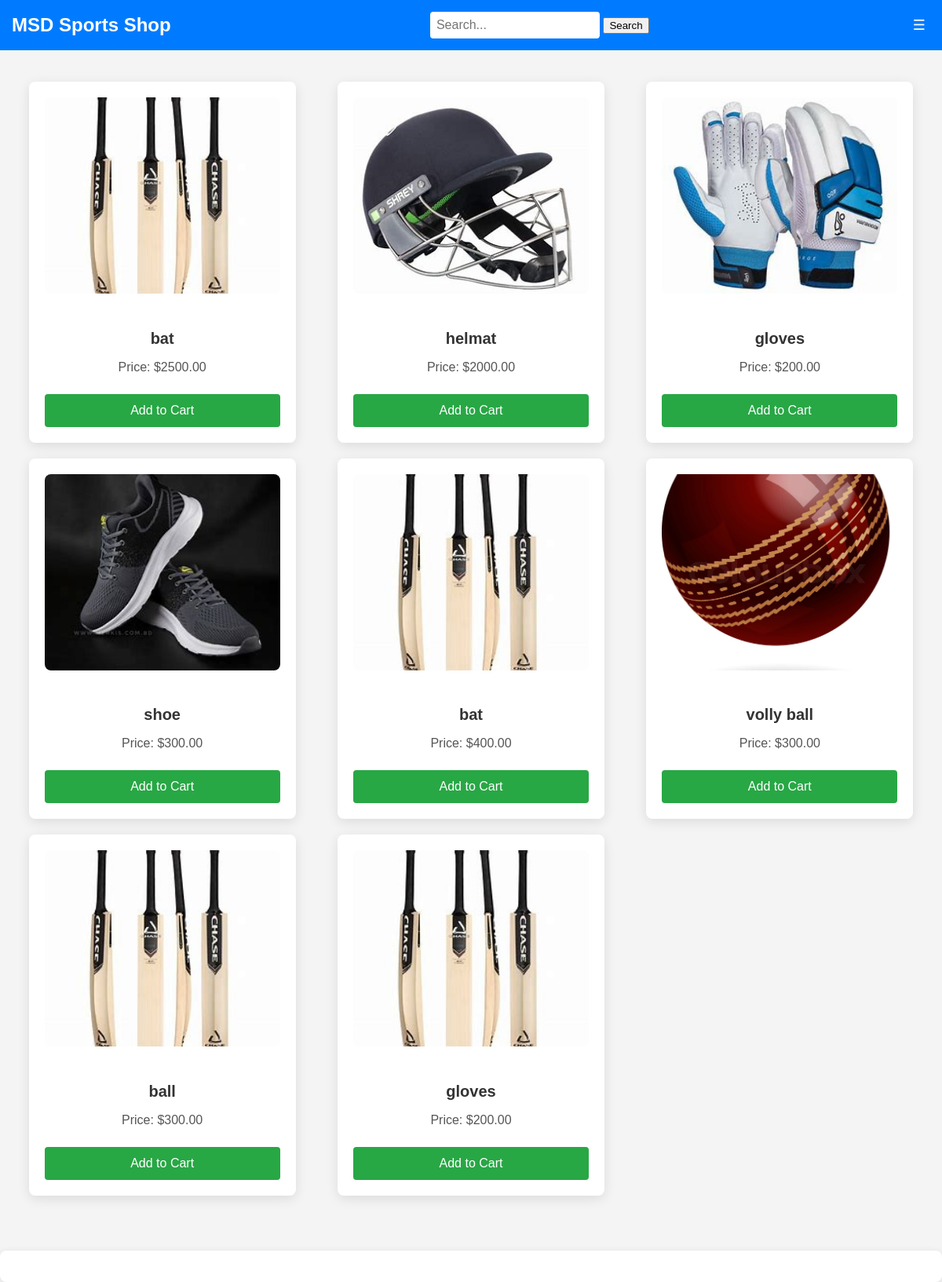
Page /user_product.php on the committed database.
### tables this page shows
CREATE TABLE `products` (
  `id` int(11) NOT NULL,
  `name` varchar(255) NOT NULL,
  `description` text DEFAULT NULL,
  `price` decimal(10,2) NOT NULL,
  `quantity` int(11) NOT NULL,
  `image` varchar(255) NOT NULL
);

### user_product.php (the view, shortened to what this page needs)
<?php
$conn = new mysqli('localhost', 'root', '', 'project');
$minPrice = isset($_GET['min_price']) ? $_GET['min_price'] : 200;
$maxPrice = isset($_GET['max_price']) ? $_GET['max_price'] : 5000;
$searchTerm = isset($_GET['search']) ? $_GET['search'] : '';
$sql = "SELECT * FROM products WHERE price BETWEEN ? AND ? AND name LIKE ?";
$stmt = $conn->prepare($sql);
$searchTermWithWildcard = "%" . $searchTerm . "%";
$stmt->bind_param('iis', $minPrice, $maxPrice, $searchTermWithWildcard);
$stmt->execute();
$result = $stmt->get_result();
$products = [];
while ($row = $result->fetch_assoc()) {
    $products[] = $row;
}
?>
<!DOCTYPE html>
<html lang="en">
<head>
    <link rel="stylesheet" href="user.css">
</head>
<body>
<div class="navbar">
    <div class="logo">
        <h2>MSD Sports Shop</h2>
    </div>
    <form method="GET" action="">
        <input type="text" id="search-bar" name="search" placeholder="Search..." value="<?= htmlspecialchars($searchTerm) ?>">
        <button type="submit">Search</button>
    </form>
    <div class="menu-bar">
        <button id="side-menu-btn">☰</button>
    </div>
</div>
<div id="product-list">
    <?php foreach ($products as $product): ?>
        <div class="product">
            <img src="<?= $product['image']; ?>" alt="<?= $product['name']; ?>" width="100%">
            <h4><?= $product['name']; ?></h4>
            <p>Price: $<?= $product['price']; ?></p>
            <button class="cart-btn" onclick="addToCart(<?= $product['id']; ?>, '<?= $product['name']; ?>', <?= $product['price']; ?>)">Add to Cart</button>
        </div>
    <?php endforeach; ?>
</div>
<div id="order-form-container"></div>
</body>
</html>

### user.css (style rules this page uses)
body { font-family: 'Arial', sans-serif; margin: 0; padding: 0; background-color: #f4f4f4; }
.navbar { background-color: #007bff; padding: 15px; display: flex; justify-content: space-between; align-items: center; color: white; }
.navbar .logo h2 { margin: 0; font-size: 24px; }
.navbar #search-bar { padding: 8px; font-size: 16px; border: none; border-radius: 4px; width: 200px; }
.navbar .menu-bar button { font-size: 18px; background: none; border: none; color: white; cursor: pointer; }
#product-list { display: grid; grid-template-columns: repeat(auto-fit, minmax(280px, 1fr)); gap: 20px; padding: 20px; margin-top: 20px; justify-items: center; }
.product { background-color: #fff; padding: 20px; border-radius: 8px; box-shadow: 0 4px 15px rgba(0, 0, 0, 0.1); text-align: center; transition: transform 0.3s, box-shadow 0.3s; max-width: 300px; width: 100%; }
.product img { width: 100%; height: 250px; object-fit: cover; border-radius: 8px; margin-bottom: 15px; }
.product h4 { font-size: 20px; margin-bottom: 10px; color: #333; }
.product p { font-size: 16px; margin-bottom: 15px; color: #555; }
.cart-btn { padding: 12px 20px; background-color: #28a745; border: none; border-radius: 4px; color: white; font-size: 16px; cursor: pointer; transition: background-color 0.3s, transform 0.3s; margin-top: 10px; width: 100%; }
#order-form-container { margin-top: 50px; padding: 20px; background-color: #fff; border-radius: 8px; box-shadow: 0 2px 10px rgba(0, 0, 0, 0.1); }

### rows in the picture
products: image (picture), name "bat", price "2500.00"
products: image (picture), name "helmat", price "2000.00"
products: image (picture), name "gloves", price "200.00"
products: image (picture), name "shoe", price "300.00"
products: image (picture), name "bat", price "400.00"
products: image (picture), name "volly ball", price "300.00"
products: image (picture), name "ball", price "300.00"
products: image (picture), name "gloves", price "200.00"
